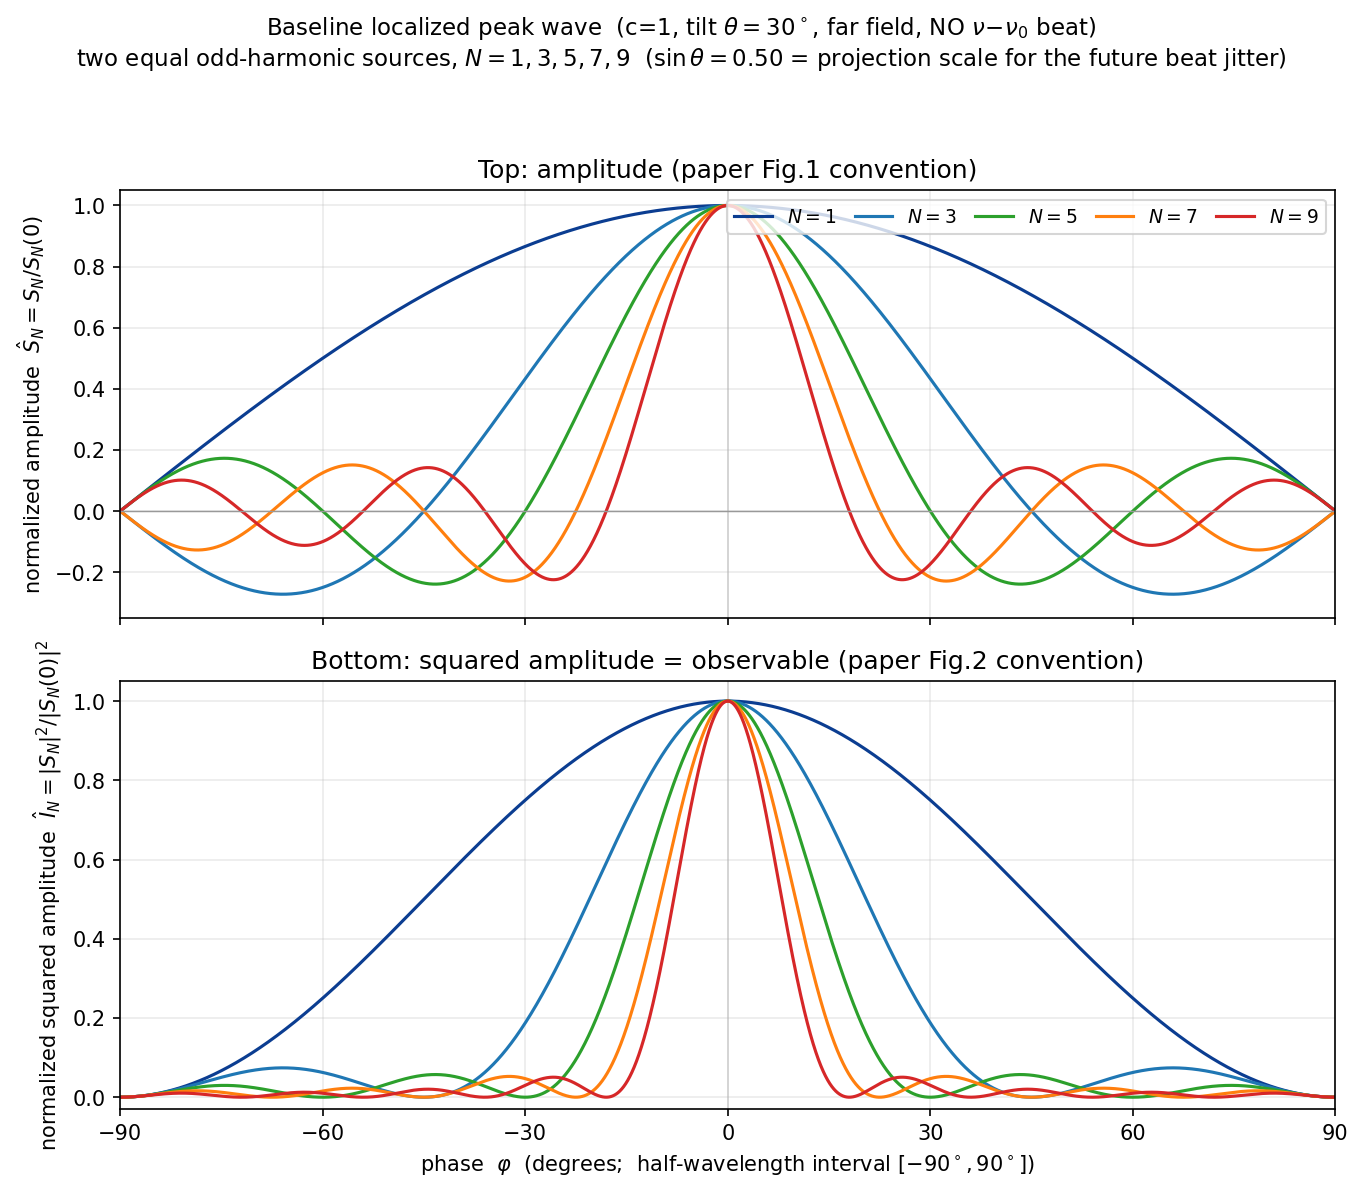

Write the Python code that produced this figure.
#!/usr/bin/env python3
# -*- coding: utf-8 -*-
"""
================================================================================
 Baseline localized peak wave of the relative-phase-contrast model
 (c = 1, optical-axis tilt theta = 30 deg, far field L -> inf,
  NO observer-system (nu, nu0) beat / Doppler fluctuation)
================================================================================

This is STEP 1 of connecting the odd-harmonic localized wave to a real two-source
(two-slit) interference geometry.  Here we compute only the BASELINE pattern:
the state with NO nu-nu0 beat (Doppler) fluctuation.  In this baseline the
inter-source relative phase is purely geometric and symmetric, so the pattern is
the localized peak wave centered at phase phi = 0.

Model (matching paper_relative_phase_contrast_ja_v0_1):
    Each source emits the constant-amplitude odd-harmonic sum on the half-
    wavelength phase interval phi in [-pi/2, pi/2]:

        S_N(phi) = sum_{m=0}^{(N-1)/2} cos((2m+1) phi)
                 = sin((N+1) phi) / (2 sin phi)        (closed form; (N+1)/2 at 0)

    Observable of that paper = the (non-negative) SQUARED amplitude
        I_N(phi) = |S_N(phi)|^2 .
    Figure 1 of that paper shows the amplitude S_N; Figure 2 shows I_N.
    We therefore plot BOTH (top: normalized amplitude, bottom: normalized I_N).

Geometric frame (documented; it does NOT change the baseline shape, it sets the
scale for the NEXT step where the nu-nu0 beat is switched on):
    - c = 1 (units).
    - far field: screen distance L >> baseline W, so the two-source pattern is
      the clean Fraunhofer interference and the position <-> phase map is linear.
    - optical-axis tilt theta = 30 deg.  Its role appears only once the beat is
      added: a temporal beat phase phi_beat shifts the fringe CENTER by
          Delta X_center = (w / 2pi) * sin(theta) * phi_beat ,   w = lambda L / W,
      i.e. the transverse projection factor is sin(theta) = sin 30 deg = 0.5.
      At theta = 0 the projection vanishes (no center shift); see the c=1 endpoint
      degeneracy (forward whiteout / backward blackout).  Here, with the beat OFF,
      the center sits at phi = 0 and nothing jitters yet.

Author: N. Kihara (peer-review dialogue note), 2026.  Baseline, beat OFF.
================================================================================
"""

import os
import numpy as np
import matplotlib
matplotlib.use("Agg")
import matplotlib.pyplot as plt

# ------------------------------- parameters --------------------------------- #
C        = 1.0                     # speed of light (units)
THETA_DEG = 30.0                   # optical-axis tilt (deg); sin(theta)=0.5
W        = 5.0                     # source separation (lambda = 1 units)
NLIST    = [1, 3, 5, 7, 9]         # highest odd-harmonic order N (odd)
NPHI     = 200001                  # phase samples on [-pi/2, pi/2]
OUTDIR   = os.path.dirname(os.path.abspath(__file__))

SIN_THETA = np.sin(np.deg2rad(THETA_DEG))   # = 0.5 for 30 deg

# ------------------------------- the wave ----------------------------------- #
def S_direct(phi, N):
    """Direct constant-amplitude odd-harmonic sum S_N(phi)."""
    out = np.zeros_like(phi)
    for m in range(0, (N + 1) // 2):
        out += np.cos((2 * m + 1) * phi)
    return out

def S_closed(phi, N):
    """Closed form sin((N+1) phi)/(2 sin phi), with the phi->0 limit (N+1)/2."""
    num = np.sin((N + 1) * phi)
    den = 2.0 * np.sin(phi)
    small = np.abs(phi) < 1e-9
    out = np.empty_like(phi)
    out[~small] = num[~small] / den[~small]
    out[small] = (N + 1) / 2.0
    return out

# ------------------------------- compute ------------------------------------ #
phi = np.linspace(-np.pi / 2, np.pi / 2, NPHI)

curves = {}
max_abs_err = 0.0
for N in NLIST:
    s_d = S_direct(phi, N)
    s_c = S_closed(phi, N)
    err = np.max(np.abs(s_d - s_c))
    max_abs_err = max(max_abs_err, err)
    peak = (N + 1) / 2.0                       # S_N(0)
    s_hat = s_d / peak                         # normalized amplitude  (peak = 1)
    i_hat = s_hat ** 2                          # normalized squared amplitude
    curves[N] = dict(s_hat=s_hat, i_hat=i_hat, peak=peak, err=err)

# ------------------------------- figure ------------------------------------- #
colors = ["#0b3d91", "#1f77b4", "#2ca02c", "#ff7f0e", "#d62728"]
xdeg = np.rad2deg(phi)                          # x-axis in degrees of phase

fig, (axA, axI) = plt.subplots(2, 1, figsize=(9.2, 8.0), sharex=True)

for k, N in enumerate(NLIST):
    axA.plot(xdeg, curves[N]["s_hat"], color=colors[k], lw=1.5,
             label=r"$N=%d$" % N)
    axI.plot(xdeg, curves[N]["i_hat"], color=colors[k], lw=1.5,
             label=r"$N=%d$" % N)

axA.axhline(0.0, color="0.6", lw=0.7)
for ax in (axA, axI):
    ax.axvline(0.0, color="0.85", lw=0.8, zorder=0)
    ax.set_xlim(-90, 90)
    ax.grid(alpha=0.25)
    ax.set_xticks([-90, -60, -30, 0, 30, 60, 90])

axA.set_ylabel(r"normalized amplitude  $\hat S_N=S_N/S_N(0)$")
axA.set_title("Top: amplitude (paper Fig.1 convention)")
axA.legend(loc="upper right", fontsize=9, ncol=5, columnspacing=1.0)
axA.set_ylim(-0.35, 1.05)

axI.set_ylabel(r"normalized squared amplitude  $\hat I_N=|S_N|^2/|S_N(0)|^2$")
axI.set_title("Bottom: squared amplitude = observable (paper Fig.2 convention)")
axI.set_xlabel(r"phase  $\varphi$  (degrees;  half-wavelength interval $[-90^\circ,90^\circ]$)")
axI.set_ylim(-0.03, 1.05)

fig.suptitle(
    "Baseline localized peak wave  (c=1, tilt $\\theta=%g^\\circ$, far field, "
    "NO $\\nu\\!-\\!\\nu_0$ beat)\n"
    "two equal odd-harmonic sources, $N=1,3,5,7,9$  "
    "($\\sin\\theta=%.2f$ = projection scale for the future beat jitter)"
    % (THETA_DEG, SIN_THETA), y=0.99, fontsize=11)

fig.tight_layout(rect=[0, 0, 1, 0.96])
base = os.path.join(OUTDIR, "relphase_localized_baseline")
fig.savefig(base + ".png", dpi=150, bbox_inches="tight")
fig.savefig(base + ".svg", bbox_inches="tight")
plt.close(fig)

# ------------------------------- report ------------------------------------- #
print("Baseline (beat OFF):  c=%.0f,  theta=%.0f deg,  sin(theta)=%.4f,  W=%.1f" %
      (C, THETA_DEG, SIN_THETA, W))
print("direct-sum vs closed-form  max |abs err| = %.2e  (machine precision)" % max_abs_err)
print("%-4s  %-10s  %-22s  %-22s" % ("N", "peak S_N(0)", "amp half-width(deg @1/2)",
                                     "I half-width(deg @1/2)"))
for N in NLIST:
    s = curves[N]["s_hat"]; i = curves[N]["i_hat"]
    # half-maximum widths (first crossing from the centre)
    def half_width(y, level):
        idx = np.argmin(np.abs(phi))            # centre index
        j = idx
        while j < len(y) and y[j] >= level:
            j += 1
        return np.rad2deg(phi[j]) if j < len(y) else 90.0
    aw = half_width(s, 0.5)
    iw = half_width(i, 0.5)
    print("%-4d  %-10.1f  %-22.3f  %-22.3f" % (N, curves[N]["peak"], aw, iw))
print("Outputs ->", base + ".png / .svg")
